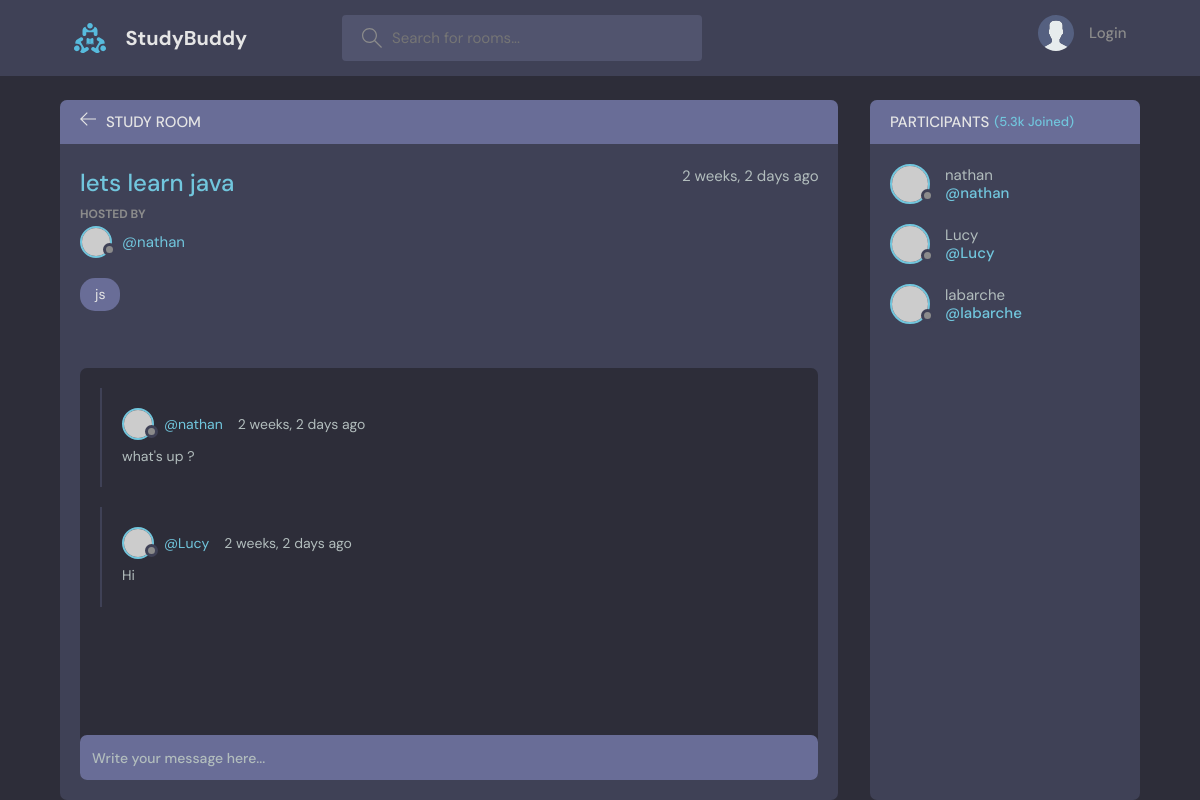
The page /room/1/ on the database its author committed.
### base/models.py (models this page shows, shortened)
class Room(models.Model):
    host = models.ForeignKey(User, on_delete=models.SET_NULL, null=True)
    topic = models.ForeignKey(Topic, on_delete=models.SET_NULL, null=True)
    name = models.CharField(max_length=200)
    description = models.TextField(blank=True, null=True)
    participants = models.ManyToManyField(User, related_name='participants', blank=True)
    updated = models.DateTimeField(auto_now=True)
    created = models.DateTimeField(auto_now_add=True)
    class Meta :
        ordering = ['-created', '-updated']

class Topic(models.Model):
    name = models.CharField(max_length=200)
    def __str__(self):
        return self.name

class Message(models.Model):
    user = models.ForeignKey(User, on_delete=models.CASCADE)
    room = models.ForeignKey(Room, on_delete=models.CASCADE)
    body = models.TextField()
    updated = models.DateTimeField(auto_now=True)
    created = models.DateTimeField(auto_now_add=True)
    class Meta :
        ordering = ['-created', '-updated']

### base/views.py (the view)
# urls.py: path("room/<str:pk>/", views.room, name="room"),
def room(request, pk):
    room = Room.objects.get(id=pk)
    room_messages = room.message_set.all().order_by("-created")
    participants = room.participants.all()
    if request.method == "POST":
        message = Message.objects.create(
            user=request.user, room=room, body=request.POST.get("body")
        )
        room.participants.add(request.user)
        return redirect("room", pk=room.id)
    context = {
        "room": room,
        "room_messages": room_messages,
        "participants": participants,
    }
    return render(request, "base/room.html", context)

### base/templates/base/room.html (shortened to what this page needs)
{% extends 'main.html' %}
{% block content %}
  <main class="profile-page layout layout--2">
    <div class="container">
      <div class="room">
        <div class="room__top">
          <div class="room__topLeft">
            <a href="{% url 'home' %}">
              <svg version="1.1" xmlns="http://www.w3.org/2000/svg" width="32" height="32" viewBox="0 0 32 32">
                <title>arrow-left</title>
                <path d="M13.723 2.286l-13.723 13.714 13.719 13.714 1.616-1.611-10.96-10.96h27.625v-2.286h-27.625l10.965-10.965-1.616-1.607z"></path>
              </svg>
            </a>
            <h3>Study Room</h3>
          </div>
        </div>
        <div class="room__box scroll">
          <div class="room__header scroll">
            <div class="room__info">
              <h3>{{ room.name }}</h3>
              <span>{{ room.created|timesince }} ago</span>
            </div>
            <div class="room__hosted">
              <p>Hosted By</p>
              <a href="{% url 'user-profile' room.host.id %}" class="room__author">
                <div class="avatar avatar--small">
                  <img src="https://randomuser.me/api/portraits/men/37.jpg" />
                </div>
                <span>@{{ room.host.username }}</span>
              </a>
            </div>
            <span class="room__topics">{{ room.topic }}</span>
          </div>
          <div class="room__conversation">
            <div class="threads scroll">
              {% for message in room_messages %}
                <div class="thread">
                  <div class="thread__top">
                    <div class="thread__author">
                      <a href="{% url 'user-profile' message.user.id %}" class="thread__authorInfo"/>
                        <div class="avatar avatar--small">
                          <img src="https://randomuser.me/api/portraits/men/37.jpg" />
                        </div>
                        <span>@{{ message.user.username }}</span>
                      <span class="thread__date">{{ message.created|timesince }} ago</span>
                    </div>
                  </div>
                  <div class="thread__details">
                    {{message.body}}
                  </div>
                </div>
              {% endfor %}
            </div>
          </div>
        </div>
        <div class="room__message">
          <form action="" method="POST">
            <input name="body" placeholder="Write your message here..." />
          </form>
        </div>
      </div>
      <div class="participants">
        <h3 class="participants__top">Participants <span>(5.3k Joined)</span></h3>
        <div class="participants__list scroll">
          {% for user in participants %}
            <a href="{% url 'user-profile' user.id %}" class="participant">
              <div class="avatar avatar--medium">
                <img src="https://randomuser.me/api/portraits/men/37.jpg" />
              </div>
              <p>
                {{ user.username }}
                <span>@{{ user.username }}</span>
              </p>
            </a>
          {% endfor %}
        </div>
      </div>
    </div>
  </main>
{% endblock %}

### rows shown on the page
Room: name "lets learn java", created "2 weeks, 2 days", host.username "nathan", topic "js"
Message: user.username "nathan", created "2 weeks, 2 days", body "what's up ?"
Message: user.username "Lucy", created "2 weeks, 2 days", body "Hi"

### other values the page prints
{{ user.username }} "nathan"
{{ user.username }} "Lucy"
{{ user.username }} "labarche"
